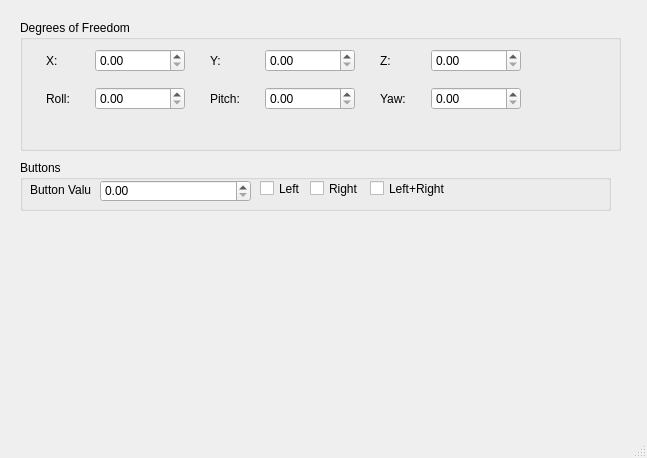
<?xml version="1.0" encoding="UTF-8"?>
<ui version="4.0">
 <class>MainWindow</class>
 <widget class="QMainWindow" name="MainWindow">
  <property name="geometry">
   <rect>
    <x>0</x>
    <y>0</y>
    <width>647</width>
    <height>458</height>
   </rect>
  </property>
  <property name="windowTitle">
   <string>MainWindow</string>
  </property>
  <widget class="QWidget" name="Main_widget">
   <widget class="QGroupBox" name="DOF">
    <property name="geometry">
     <rect>
      <x>20</x>
      <y>20</y>
      <width>601</width>
      <height>131</height>
     </rect>
    </property>
    <property name="title">
     <string>Degrees of Freedom</string>
    </property>
    <widget class="QWidget" name="layoutWidget">
     <property name="geometry">
      <rect>
       <x>20</x>
       <y>20</y>
       <width>481</width>
       <height>81</height>
      </rect>
     </property>
     <layout class="QGridLayout" name="gridLayout_3" columnstretch="0,3,0,3,0,3">
      <property name="leftMargin">
       <number>6</number>
      </property>
      <property name="rightMargin">
       <number>0</number>
      </property>
      <property name="horizontalSpacing">
       <number>25</number>
      </property>
      <item row="0" column="0">
       <widget class="QLabel" name="x_label">
        <property name="text">
         <string>X:</string>
        </property>
       </widget>
      </item>
      <item row="0" column="1">
       <widget class="QDoubleSpinBox" name="x_dsb"/>
      </item>
      <item row="0" column="2">
       <widget class="QLabel" name="y_label">
        <property name="text">
         <string>Y:</string>
        </property>
       </widget>
      </item>
      <item row="0" column="3">
       <widget class="QDoubleSpinBox" name="y_dsb"/>
      </item>
      <item row="0" column="4">
       <widget class="QLabel" name="z_label">
        <property name="text">
         <string>Z:</string>
        </property>
       </widget>
      </item>
      <item row="0" column="5">
       <widget class="QDoubleSpinBox" name="z_dsb"/>
      </item>
      <item row="1" column="0">
       <widget class="QLabel" name="roll_label">
        <property name="text">
         <string>Roll:</string>
        </property>
       </widget>
      </item>
      <item row="1" column="1">
       <widget class="QDoubleSpinBox" name="roll_dsb"/>
      </item>
      <item row="1" column="2">
       <widget class="QLabel" name="pitch_label">
        <property name="text">
         <string>Pitch:</string>
        </property>
       </widget>
      </item>
      <item row="1" column="3">
       <widget class="QDoubleSpinBox" name="pitch_dsb"/>
      </item>
      <item row="1" column="4">
       <widget class="QLabel" name="yaw_label">
        <property name="text">
         <string>Yaw:</string>
        </property>
       </widget>
      </item>
      <item row="1" column="5">
       <widget class="QDoubleSpinBox" name="yaw_dsb"/>
      </item>
     </layout>
    </widget>
   </widget>
   <widget class="QGroupBox" name="Buttons">
    <property name="geometry">
     <rect>
      <x>20</x>
      <y>160</y>
      <width>591</width>
      <height>51</height>
     </rect>
    </property>
    <property name="title">
     <string>Buttons</string>
    </property>
    <widget class="QLabel" name="button_label">
     <property name="geometry">
      <rect>
       <x>10</x>
       <y>20</y>
       <width>61</width>
       <height>20</height>
      </rect>
     </property>
     <property name="text">
      <string>Button Value</string>
     </property>
    </widget>
    <widget class="QCheckBox" name="left_cb">
     <property name="geometry">
      <rect>
       <x>240</x>
       <y>20</y>
       <width>41</width>
       <height>17</height>
      </rect>
     </property>
     <property name="text">
      <string>Left</string>
     </property>
    </widget>
    <widget class="QDoubleSpinBox" name="button_dsb">
     <property name="geometry">
      <rect>
       <x>80</x>
       <y>20</y>
       <width>151</width>
       <height>22</height>
      </rect>
     </property>
    </widget>
    <widget class="QCheckBox" name="right_cb">
     <property name="geometry">
      <rect>
       <x>290</x>
       <y>20</y>
       <width>51</width>
       <height>17</height>
      </rect>
     </property>
     <property name="text">
      <string>Right</string>
     </property>
    </widget>
    <widget class="QCheckBox" name="lr_cb">
     <property name="geometry">
      <rect>
       <x>350</x>
       <y>20</y>
       <width>81</width>
       <height>17</height>
      </rect>
     </property>
     <property name="text">
      <string>Left+Right</string>
     </property>
    </widget>
   </widget>
  </widget>
  <widget class="QMenuBar" name="menubar">
   <property name="geometry">
    <rect>
     <x>0</x>
     <y>0</y>
     <width>647</width>
     <height>21</height>
    </rect>
   </property>
  </widget>
  <widget class="QStatusBar" name="statusbar"/>
 </widget>
 <resources/>
 <connections/>
</ui>
